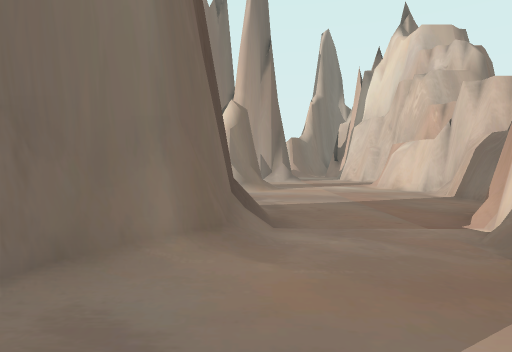
[1] (above)

18 first-person views from a walk through a Unity game level. The camera is 1.5 m above the floor, tilts 2° down and sees 75° across. The floor is counted in squares, 2 m on a side. Each view is taken from the middle of a square. On the plan, view 1 faces up. The plan holds only what a view shows up to about 11 squares ahead; the rest is blank. The place goes on beyond the plan. The player is left out.

[2]
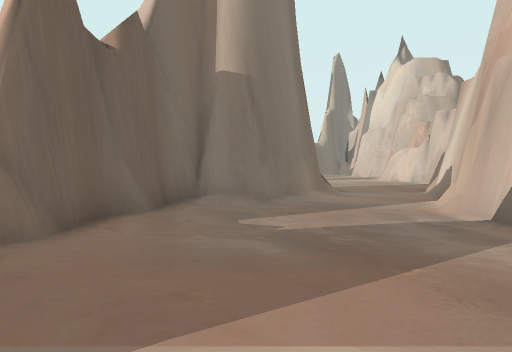

[3]
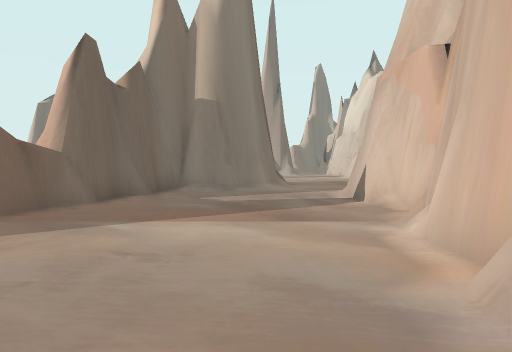

[4]
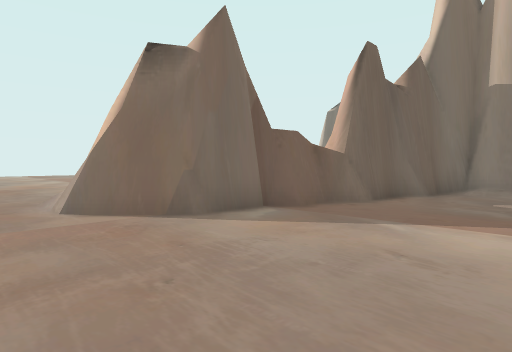

[5]
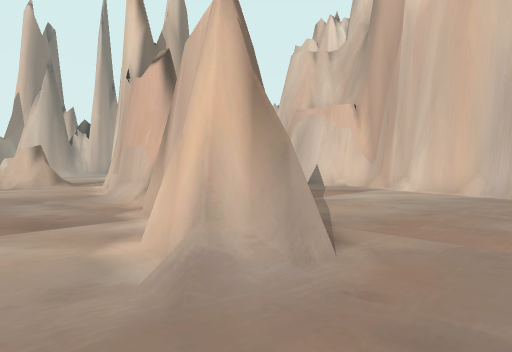

[6]
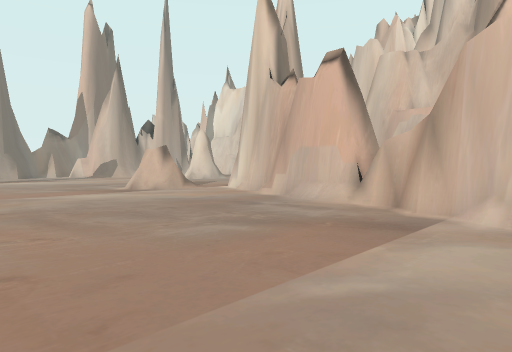

[7]
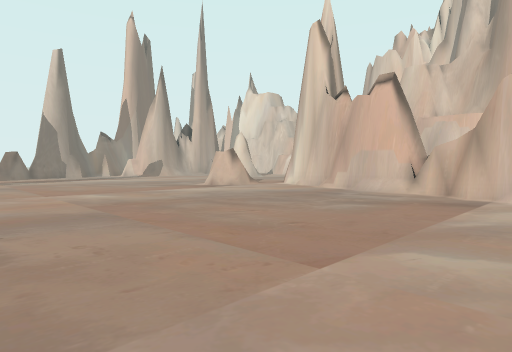

[8]
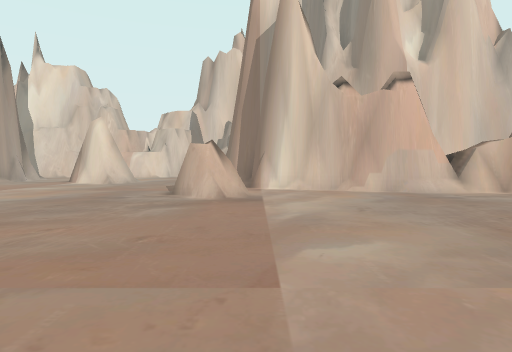

[9]
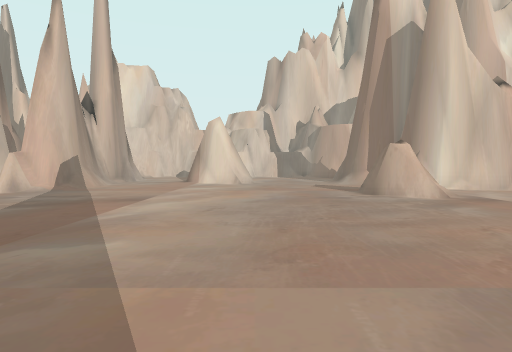

[10]
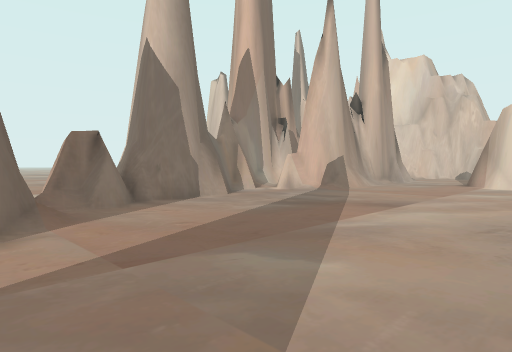

[11]
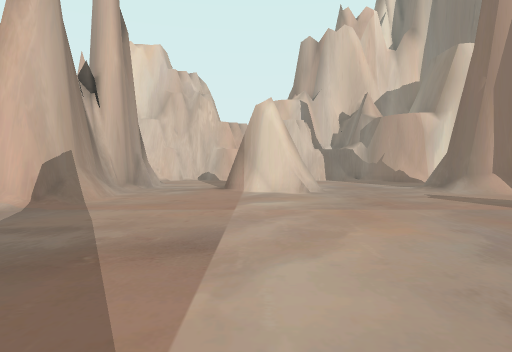

[12]
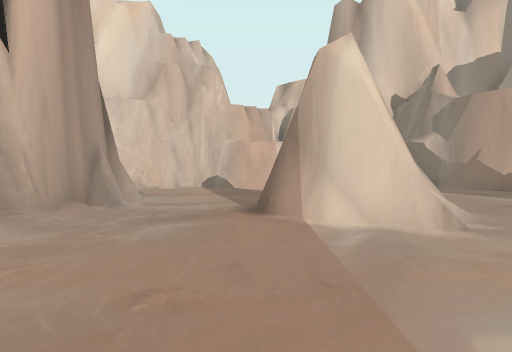

[13]
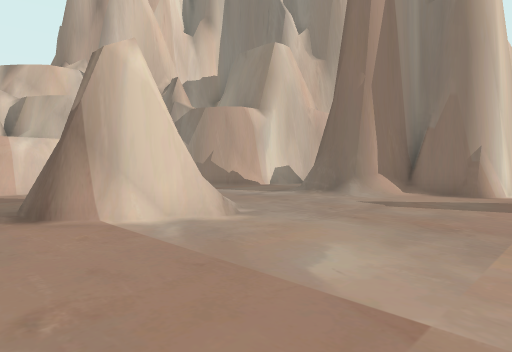

[14]
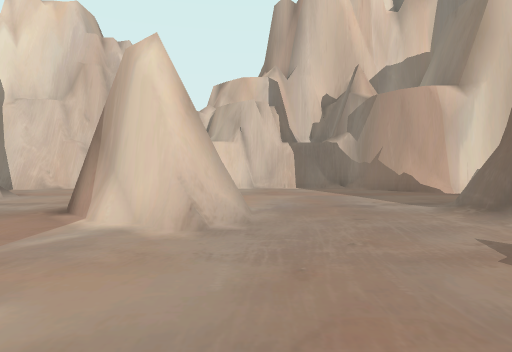

[15]
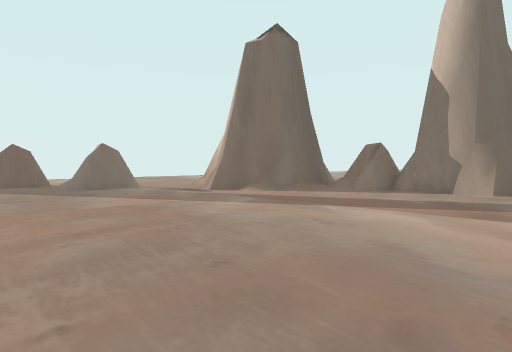

[16]
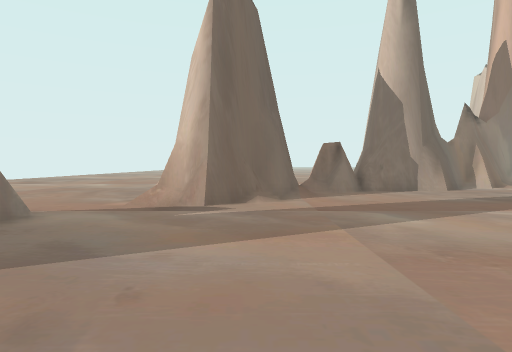

[17]
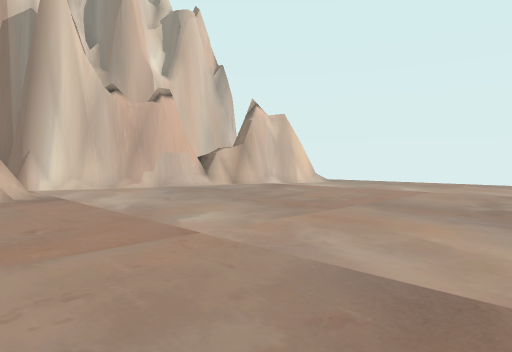

[18]
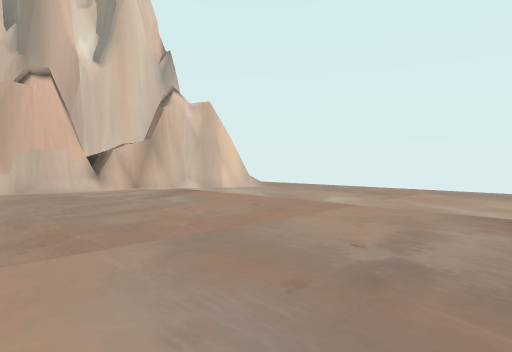

### Floor plan
Key: @ floor where view 1 was taken; # wall or solid block; . floor; / step, stairs or slope; = window, fence, low wall or low ledge.
Columns run from 16 left of view 1 to 5 right of it. Each row starts with its distance up from view 1.
 17      #  ###         ##
 16     #####.##       .##
 15    ##......#######/..#
 14   ##.................#
 13 ###..................#
 12 ....................##
 11 ...............##...##
 10 ..............###....#
  9 ...............=.....#
  8 .....................#
  7 .....................#
  6 ..........#..../.....#
  5 .........##...##/...##
  4 ............####/..##
  3 ...........#####/..#
  2 ...........####/..##
  1 ...........##.....#
  0 ........../##...@.#
 -1 ........../#......#
 -2 ..........##......#
 -3  .........##......#
 -4  ........##......##
 -5  ........##......#
 -6  ........##......#
 -7  ...............##
 -8  ...............

Positions as (right, up) in squares from view 1, and headings:
1: (0, 0), facing up
2: (-2, -5), facing up
3: (-1, -8), facing up
4: (-1, -8), facing up-left
5: (-9, -8), facing up-right
6: (-12, -5), facing up-right
7: (-15, -5), facing up-right
8: (-15, 4), facing right
9: (-15, 9), facing right
10: (-14, 9), facing up-right
11: (-11, 11), facing right
12: (-6, 12), facing right
13: (-6, 13), facing down-right
14: (-6, 9), facing right
15: (-7, 6), facing up-left
16: (-14, 6), facing up
17: (-16, 6), facing down-right
18: (-16, 2), facing down-right
